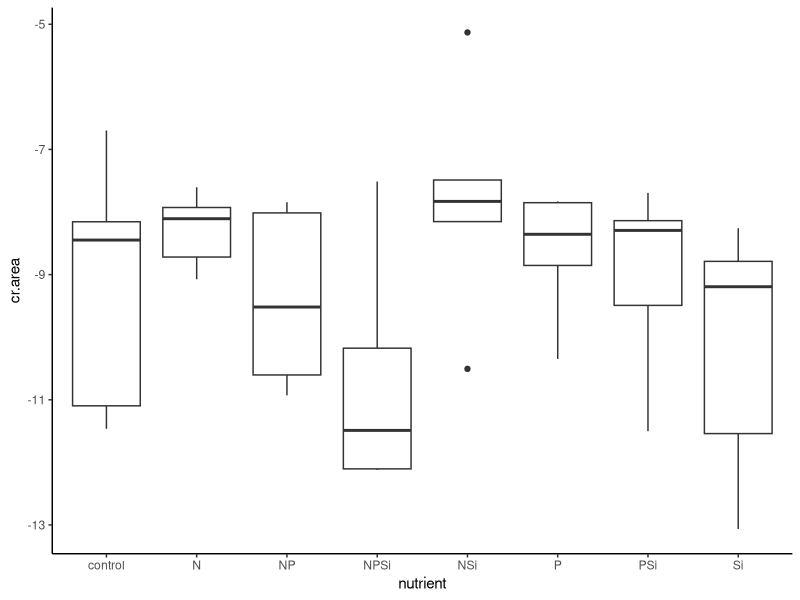
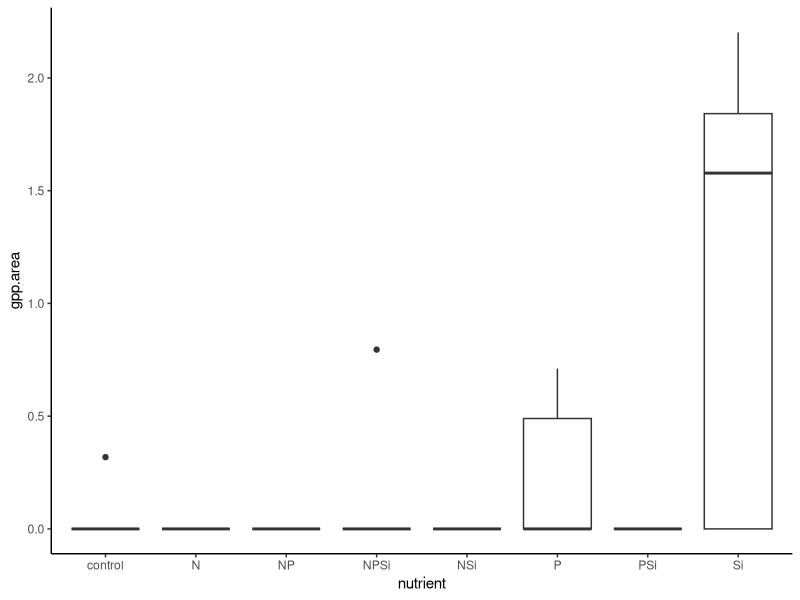
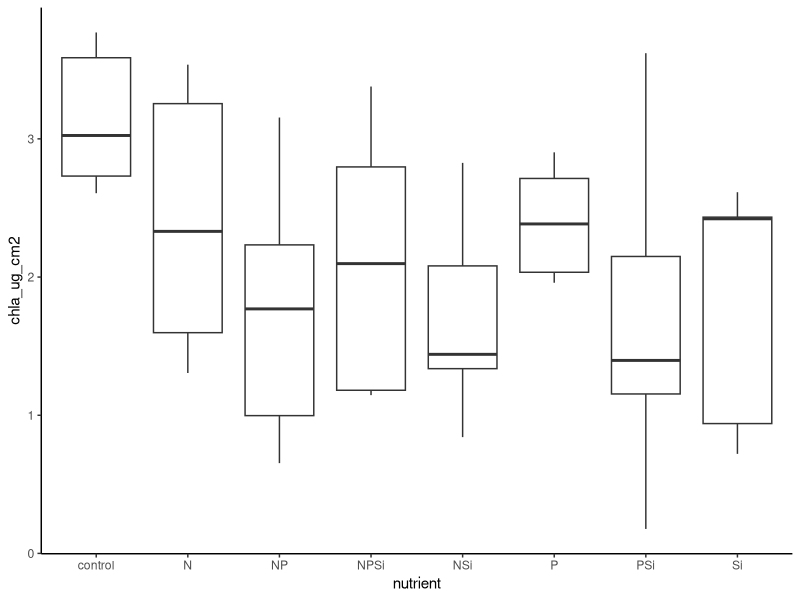
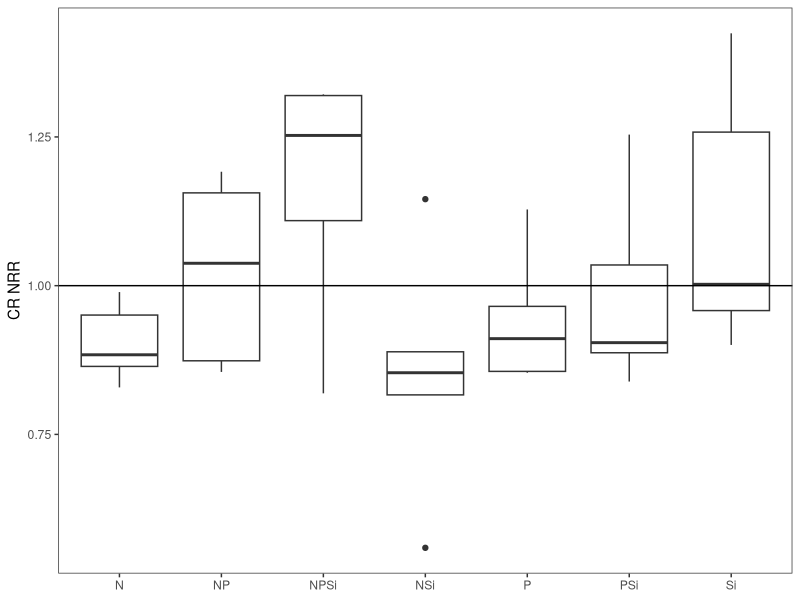
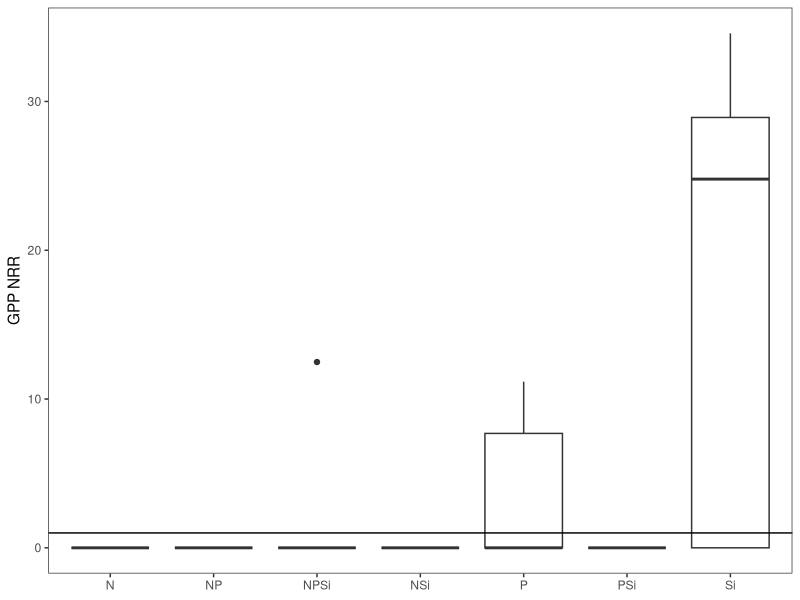
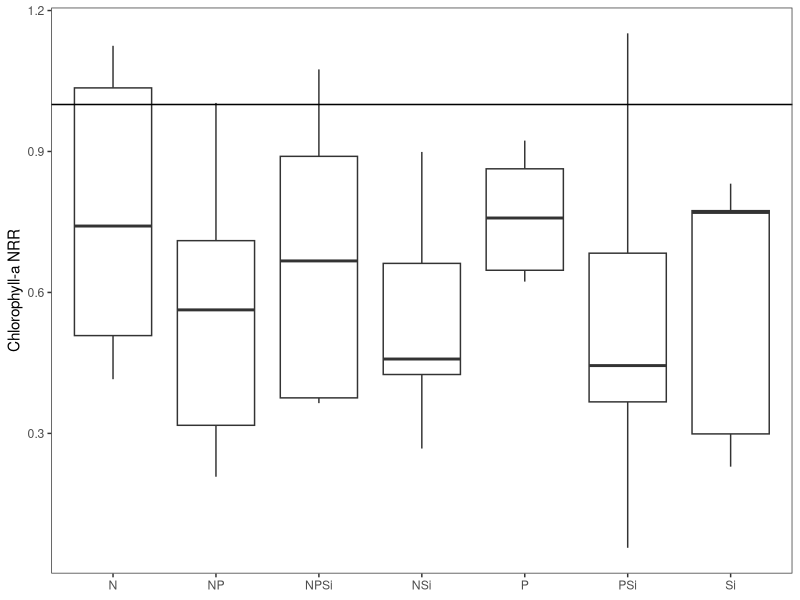
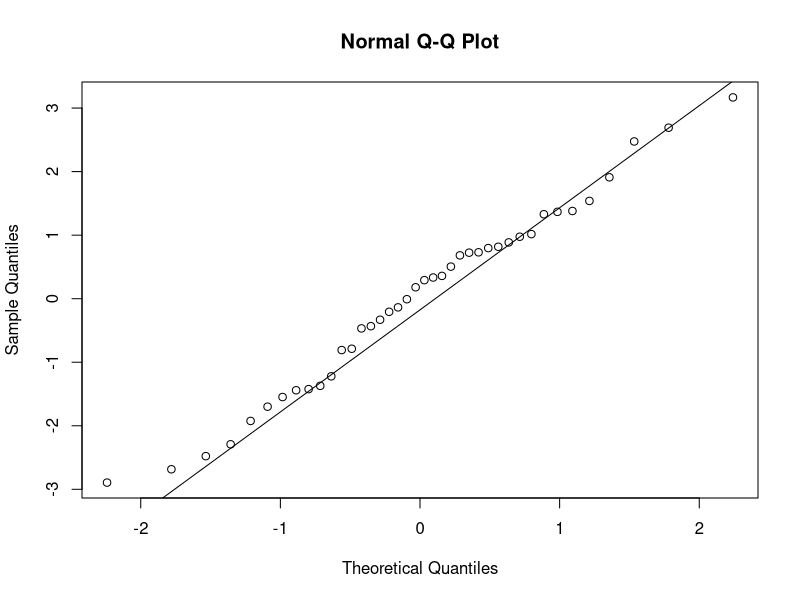
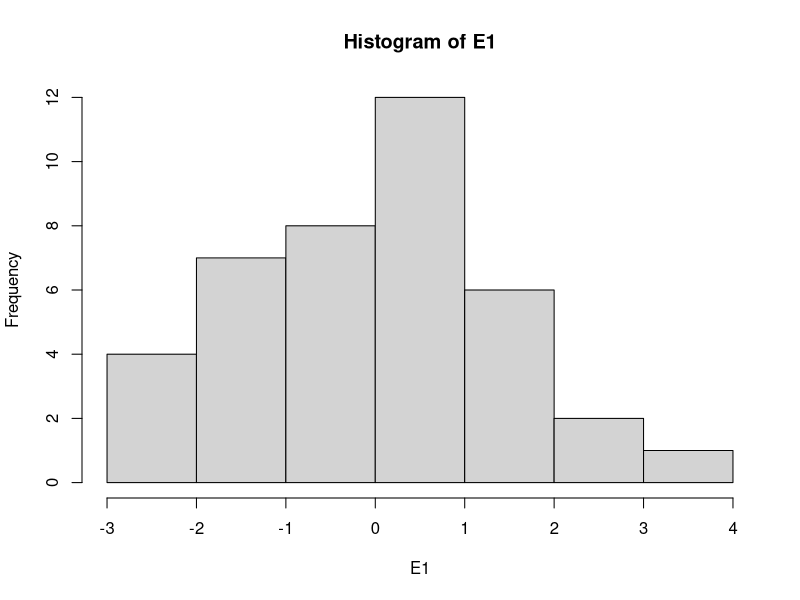

These charts were generated, in order, by the following R code: (Note: this script raises an error after producing the figures.)
#Author:  Clay Arango
#Creation date: 10-Feb-19
#Script to analyze NDS data from Summer 2018 NDS work with S. Roley and A. Alexiades

#packages
install.packages("nlme")
install.packages("nortest")
install.packages("plyr")
install.packages("dplyr")
install.packages("multcomp")
install.packages("MASS")
install.packages("ggplot2")
library(nlme)
library(nortest)
library(plyr)
library(dplyr)
library(multcomp)
library(MASS)
library(ggplot2)

#Load data
cen_lan_fall <- read.table(file="cen_lan_fall.csv", header=T, sep=",")

#set variable
d = cen_lan_fall

#evaluate data to make sure factors are correct
names(d)

unique(d$nutrient) #control, N, NP, NPSi, NSi, P, PSi, Si
unique(d$N) #should be 0 and 1
unique(d$P) #should be 0 and 1
unique(d$Si) #should be 0 and 1
unique(d$top) #should be "sponge" and "glass"
#if need to change, use recode function below. 
d$top<-recode(d$top, "cellulose" ="sponge")
str(d)

#convert N and P vand Si alues (0 or 1 for absence or presence) to factors
d$N<-as.factor(d$N)
d$P<-as.factor(d$P)
d$Si<-as.factor(d$Si)
str(d)

#subset data into gpp and cr response
d.cr = subset(d, top=="sponge", data=d)
d.gpp = subset(d, top=="glass", data=d)

#check for outliers and check data entry before calculating CR-NRR
ggplot(d.cr, aes(x=nutrient, y=cr.area)) + geom_boxplot() + theme_classic()
#N+Si group is spread out but centered

#calculate nrr for cr
x<-ddply(d.cr, "nutrient", summarise, ave_cr = mean(cr.area, na.rm=T)) 
x
d.cr$cr.nrr = d.cr$cr.area/-9.172439 #divide by control ave_cr

#check for outliers and check data entry before calculating GPP- and chla-NRR
ggplot(d.gpp, aes(x=nutrient, y=gpp.area)) + geom_boxplot() + theme_classic()
#way too many zeros in this data set
ggplot(d.gpp, aes(x=nutrient, y=chla_ug_cm2)) + geom_boxplot() + theme_classic()
#no outliers

#calculate nrr for gpp and chla
x<- ddply(d.gpp, "nutrient", summarise, ave_gpp = mean(gpp.area, na.rm=T), ave_chla = mean(chla_ug_cm2, na.rm=T)) 
x
d.gpp$gpp.nrr = d.gpp$gpp.area/0.06366686 #divide by control ave_gpp
d.gpp$chla.nrr = d.gpp$chla_ug_cm2/3.143974 #divide by control ave_chla
#use to exclude outliers
#x1<- ddply(subset(d.gpp, !(nds.id=="F6")), "nutrient", summarise, ave_chla = mean(chla_ug_cm2, na.rm=T)) 
#x1
#d.gpp$chla.nrr_1<-d.gpp$chla_ug_cm2/2.700340

#combine into one file and export
d.cr$chla.nrr<-NA
#d.cr$chla.nrr_1<-NA#for excluded outliers
d.cr$gpp.nrr<-NA
d.gpp$cr.nrr<-NA
d.nrr<-rbind(d.cr, d.gpp)
d.nrr$site.date<-"cen_lan_fall"
write.table(d.nrr, "cen_lan_fall_nrr.csv",  sep=",", quote=F, row.names =F)

###############
#plots of NRR
##############
ggplot(data=subset(d.cr, !(nutrient=="control")), aes(x=nutrient, y=cr.nrr))+geom_boxplot()+theme_bw()+
  ylab("CR NRR")+geom_abline(slope = 0, intercept = 1)+
  theme(axis.title.x=element_blank(), panel.grid.minor=element_blank(), panel.grid.major=element_blank())
#no limitation

ggplot(data=subset(d.gpp, !(nutrient=="control")), aes(x=nutrient, y=gpp.nrr))+geom_boxplot()+theme_bw()+
  ylab("GPP NRR")+geom_abline(slope = 0, intercept = 1)+
  theme(axis.title.x=element_blank(), panel.grid.minor=element_blank(), panel.grid.major=element_blank())
#no limitation

ggplot(data=subset(d.gpp, !(nutrient=="control")), aes(x=nutrient, y=chla.nrr))+geom_boxplot()+theme_bw()+
  ylab("Chlorophyll-a NRR")+geom_abline(slope = 0, intercept = 1)+ 
  theme(axis.title.x=element_blank(), panel.grid.minor=element_blank(), panel.grid.major=element_blank())
#no limitation

##########
#NRR Summary Files
#########

GPP_sum<-ddply(d.gpp, "nutrient", summarise, ave_nrr.gpp=mean(gpp.nrr, na.rm=T), sd_nrr.gpp=sd(gpp.nrr, na.rm=T), 
               se_nrr.gpp =(sd(gpp.nrr)/sqrt(sum(!is.na(gpp.nrr)))), 
               ci95_nrr.gpp = (1.96*(sd(gpp.nrr)/sqrt(sum(!is.na(gpp.nrr))))),
               ave_nrr.chla=mean(chla.nrr, na.rm=T), sd_nrr.chla=sd(chla.nrr, na.rm=T), 
               se_nrr.chla =(sd(chla.nrr)/sqrt(sum(!is.na(chla.nrr)))), 
               ci95_nrr.chla = (1.96*(sd(chla.nrr)/sqrt(sum(!is.na(chla.nrr))))))
CR_sum<-ddply(d.cr, "nutrient", summarise, ave_nrr.cr=mean(cr.nrr, na.rm=T), sd_nrr.cr=sd(cr.nrr, na.rm=T), 
              se_nrr.cr =(sd(cr.nrr)/sqrt(sum(!is.na(cr.nrr)))), 
              ci95_nrr.cr = (1.96*(sd(cr.nrr)/sqrt(sum(!is.na(cr.nrr))))))

#now combine into one and export
d.sum<-merge(GPP_sum, CR_sum, by="nutrient")
d.sum$site_date<-"cen_lan_fall"
write.table(d.sum, "cen_lan_fall_summ.csv",  sep=",", quote=F, row.names=F)

############################################################
#analyze RESPIRATION data
############################################################

M1<-gls(cr.area~N*P*Si, data=d.cr, na.action=na.omit)
E1<-residuals(M1)
qqnorm(E1)
qqline(E1)
ad.test(E1)
   #residuals are normally distributed
hist(E1)  
plot(M1)

plot(filter(d.cr, !is.na(cr.area)) %>% dplyr::select(nutrient), 
     E1, xlab="nutrient", ylab="Residuals")
bartlett.test(cr.area~nutrient, data=d.cr)
   #variance test is ok

anova(M1)
#numDF   F-value p-value
#(Intercept)     1 1238.9517  <.0001
#N               1    0.1641  0.6881
#P               1    1.2067  0.2802
#Si              1    1.1268  0.2964
#N:P             1    7.3144  0.0109
#N:Si            1    0.0672  0.7972
#P:Si            1    0.3027  0.5860
#N:P:Si          1    1.3141  0.2602

#Results suggest NxP interaction (co-limitation), but this appears to only occur when Si present.
#Does the NPSi treatment just increase N and P replication? Or is there something about Si?
  
x <- group_by(d.cr, nutrient) %>%  # Grouping function causes subsequent functions to aggregate by season and reach
  summarize(cr.mean = abs(mean(cr.area, na.rm = TRUE)), # na.rm = TRUE to remove missing values
            cr.sd=abs(sd(cr.area, na.rm = TRUE)),  # na.rm = TRUE to remove missing values
            n = sum(!is.na(cr.area)), # of observations, excluding NAs. 
            cr.se=cr.sd/sqrt(n))

ggplot(data=x, aes(x=nutrient, y=cr.mean)) + 
  geom_bar(stat="identity", position=position_dodge(), color = "black") + 
  geom_errorbar(aes(ymin=cr.mean, ymax=cr.mean+cr.se), width=0.2, 
                position=position_dodge(0.9)) + 
  xlab("Nutrient") +
  ylab(expression(Respiration~(ug~O[2]~m^{-2}~h^{-1}))) +
  ylim(0,20) +
  labs(fill="Light") +
  theme_bw() +
  theme(panel.grid.major=element_blank(),
        panel.grid.minor=element_blank(),
        legend.title=element_text(size=6),
        legend.key=element_blank(), 
        legend.position=c(0.5,0.95), 
        legend.text=element_text(size=8), 
        legend.background=element_blank(), 
        legend.direction="horizontal", 
        legend.key.size=unit(0.3, "cm"), 
        axis.title.y=element_text(size=8), 
        axis.title.x=element_text(size=8), 
        axis.text.x=element_text(size=8))

#ggsave('output/figures/Ring_fall.tiff',
#       units="in",
#       width=3.25,
#       height=3.25,
#       dpi=1200,
#       compression="lzw")

#summarize nrr
x <- group_by(d.cr, nutrient) %>%  # Grouping function causes subsequent functions to aggregate by season and reach
  summarize(cr.mean = abs(mean(cr.nrr, na.rm = TRUE)), # na.rm = TRUE to remove missing values
            cr.sd=abs(sd(cr.nrr, na.rm = TRUE)),  # na.rm = TRUE to remove missing values
            n = sum(!is.na(cr.nrr)), # of observations, excluding NAs. 
            cr.se=cr.sd/sqrt(n))

############################################################
#analyze the PRODUCTION data
############################################################

M1<-gls(gpp.area~N*P*Si, data=d.gpp, na.action=na.omit) 
E1<-residuals(M1)
qqnorm(E1)
qqline(E1)
ad.test(E1)
   #residuals are not normal

hist(E1, xlab="residuals", main="")
plot(M1)

plot(filter(d.gpp, !is.na(gpp.area)) %>% dplyr::select(nutrient), 
     E1, xlab="nutrient", ylab="Residuals")
bartlett.test(gpp.area~nutrient, data=d.gpp)
   #variance test is bad

anova(M1)
  
x <- group_by(d.gpp, nutrient) %>%  # Grouping function causes subsequent functions to aggregate by season and reach
  summarize(gpp.mean = abs(mean(gpp.area, na.rm = TRUE)), # na.rm = TRUE to remove missing values
            gpp.sd=abs(sd(gpp.area, na.rm = TRUE)),  # na.rm = TRUE to remove missing values
            n = sum(!is.na(gpp.area)), # of observations, excluding NAs. 
            gpp.se=gpp.sd/sqrt(n))

ggplot(data=x, aes(x=nutrient, y=gpp.mean)) + 
  geom_bar(stat="identity", position=position_dodge(), color = "black") + 
  geom_errorbar(aes(ymin=gpp.mean, ymax=gpp.mean+gpp.se), width=0.2, 
                position=position_dodge(0.9)) + 
  xlab("Nutrient") +
  ylab(expression(Production~(ug~O[2]~m^{-2}~h^{-1}))) +
  labs(fill="Light") +
  theme_bw() +
  theme(panel.grid.major=element_blank(),
        panel.grid.minor=element_blank(), 
        legend.title=element_text(size=6), 
        legend.key=element_blank(),  
        legend.position=c(0.5,0.95),  
        legend.text=element_text(size=8),  
        legend.background=element_blank(),  
        legend.direction="horizontal",  
        legend.key.size=unit(0.3, "cm"),  
        axis.title.y=element_text(size=8),  
        axis.title.x=element_text(size=8),  
        axis.text.x=element_text(size=8))

#ggsave('output/figures/gppByNutrient.tiff',
#       units="in",
#       width=3.25,
#       height=3.25,
#       dpi=1200,
#       compression="lzw")

#summarize nrr
x <- group_by(d.gpp, nutrient) %>%  # Grouping function causes subsequent functions to aggregate by season and reach
  summarize(gpp.mean = abs(mean(gpp.nrr, na.rm = TRUE)), # na.rm = TRUE to remove missing values
            gpp.sd=abs(sd(gpp.nrr, na.rm = TRUE)),  # na.rm = TRUE to remove missing values
            n = sum(!is.na(gpp.nrr)), # of observations, excluding NAs. 
            gpp.se=gpp.sd/sqrt(n))

#BELOW HERE IS NOT EDITED





############################################################
#analyze the CHL-A biomass on disks

M1<-gls(chla~N*P*light, data=roza_sum.chla, na.action=na.omit)
E1<-residuals(M1)
qqnorm(E1)
qqline(E1)
ad.test(E1)
  #residuals look bad (p=0.001)
hist(E1)
plot(M1)

vf1 = varIdent(form = ~ 1|N*P)
vf2 = varIdent(form = ~ 1|light)
vf3 = varIdent(form = ~ 1|N*P*light)
vf4 = varPower(form = ~ fitted(.)) 
vf5 = varExp(form = ~ fitted(.))
vf6 = varConstPower(form = ~ fitted(.))
vf7 = varExp(form = ~ fitted(.)|nutrient)

M2<-gls(chla~N*P*light, data=roza_sum.chla, na.action=na.omit, weights=vf1)
M3<-gls(chla~N*P*light, data=roza_sum.chla, na.action=na.omit, weights=vf2)
M4<-gls(chla~N*P*light, data=roza_sum.chla, na.action=na.omit, weights=vf3)
M5<-gls(chla~N*P*light, data=roza_sum.chla, na.action=na.omit, weights=vf4)
M6<-gls(chla~N*P*light, data=roza_sum.chla, na.action=na.omit, weights=vf5)
M7<-gls(chla~N*P*light, data=roza_sum.chla, na.action=na.omit, weights=vf6)
M8<-gls(chla~N*P*light, data=roza_sum.chla, na.action=na.omit, weights=vf7)

anova(M1,M2,M3,M4,M5,M6,M7,M8)

#M3 is best on AIC

E3<-residuals(M3)
qqnorm(E3)
qqline(E3)
ad.test(E3)
#residuals are not normal (p=0.001)
hist(E3, xlab="residuals", main="")
plot(M3)
  #hist and plot look good

plot(filter(roza_sum.chla, !is.na(chla)) %>% dplyr::select(light), 
     E3, xlab="light", ylab="Residuals")
bartlett.test(chla~light, data=roza_sum.chla)

plot(filter(roza_sum.chla, !is.na(chla)) %>% dplyr::select(nutrient), 
     E3, xlab="nutrient", ylab="Residuals")
bartlett.test(chla~nutrient, data=roza_sum.chla)

anova(M3)

#light is significant and N and P separately interact with light

x<-roza_sum.chla[complete.cases(roza_sum.chla$chla),]

with(x, 
     interaction.plot(nutrient,light,chla, 
                      ylim=c(0,1.5),lty=c(1,12),lwd=2,ylab="Chlorophyll a", 
                      xlab="Nutrient", trace.label="Light"))

x <- group_by(roza_sum.chla, nutrient, light) %>%  # Grouping function causes subsequent functions to aggregate by season and reach
  summarize(chla.mean = mean(chla, na.rm = TRUE), # na.rm = TRUE to remove missing values
            chla.sd=sd(chla, na.rm = TRUE),  # na.rm = TRUE to remove missing values
            n = sum(!is.na(chla)), # of observations, excluding NAs. 
            chla.se=chla.sd/sqrt(n))

ggplot(data=x, 
       aes(x=nutrient, y=chla.mean, fill=light)) + 
  geom_bar(stat="identity", position=position_dodge(), color = "black") + 
  geom_errorbar(aes(ymin=chla.mean, ymax=chla.mean+chla.se), width=0.2, 
                position=position_dodge(0.9)) + 
  scale_fill_manual(values=c("white","black")) +
  xlab("Nutrient") +
  ylab(expression(Chlorophyll~a~(ug~cm^{-2}))) +
  ylim(0,1.7) +
  labs(fill="Light") +
  theme_bw() +
  theme(panel.grid.major=element_blank(), 
        panel.grid.minor=element_blank(), 
        legend.title=element_text(size=6), 
        legend.key=element_blank(), 
        legend.position=c(0.5,0.95), 
        legend.text=element_text(size=8), 
        legend.background=element_blank(), 
        legend.direction="horizontal", 
        legend.key.size=unit(0.3, "cm"), 
        axis.title.y=element_text(size=8), 
        axis.title.x=element_text(size=8), 
        axis.text.x=element_text(size=8))

ggsave('output/figures/chlaByNutrientLight.tiff',
       units="in",
       width=3.25,
       height=3.25,
       dpi=1200,
       compression="lzw")



############################################################
############################################################
#calculate nrr mean and standard error
x1 <- group_by(roza_sum, nutrient, light) %>%  # Grouping function causes subsequent functions to aggregate by season and reach
  summarize(chla.nrr.mean = mean(chla.nrr, na.rm = TRUE), # na.rm = TRUE to remove missing values
            chla.nrr.sd=sd(chla.nrr, na.rm = TRUE),  # na.rm = TRUE to remove missing values
            chla.n = sum(!is.na(chla.nrr)), # of observations, excluding NAs. 
            chla.nrr.se=chla.nrr.sd/sqrt(chla.n))


x2 <- group_by(roza_sum, nutrient, light) %>%  # Grouping function causes subsequent functions to aggregate by season and reach
  summarize(gpp.nrr.mean = mean(gpp.nrr, na.rm = TRUE), # na.rm = TRUE to remove missing values
            gpp.nrr.sd=sd(gpp.nrr, na.rm = TRUE),  # na.rm = TRUE to remove missing values
            gpp.n = sum(!is.na(gpp.nrr)), # of observations, excluding NAs. 
            gpp.nrr.se=gpp.nrr.sd/sqrt(gpp.n))

x3 <- group_by(roza_sum, nutrient, light) %>%  # Grouping function causes subsequent functions to aggregate by season and reach
  summarize(cr.nrr.mean = mean(cr.nrr, na.rm = TRUE), # na.rm = TRUE to remove missing values
            cr.nrr.sd=sd(cr.nrr, na.rm = TRUE),  # na.rm = TRUE to remove missing values
            cr.n = sum(!is.na(cr.nrr)), # of observations, excluding NAs. 
            cr.nrr.se=cr.nrr.sd/sqrt(cr.n))

roza_sum.nrr<-cbind(x1,x2,x3)
roza_sum.nrr <- roza_sum.nrr[, !duplicated(colnames(roza_sum.nrr))]
write.csv(roza_sum.nrr, "roza_sum.nrr.csv")
